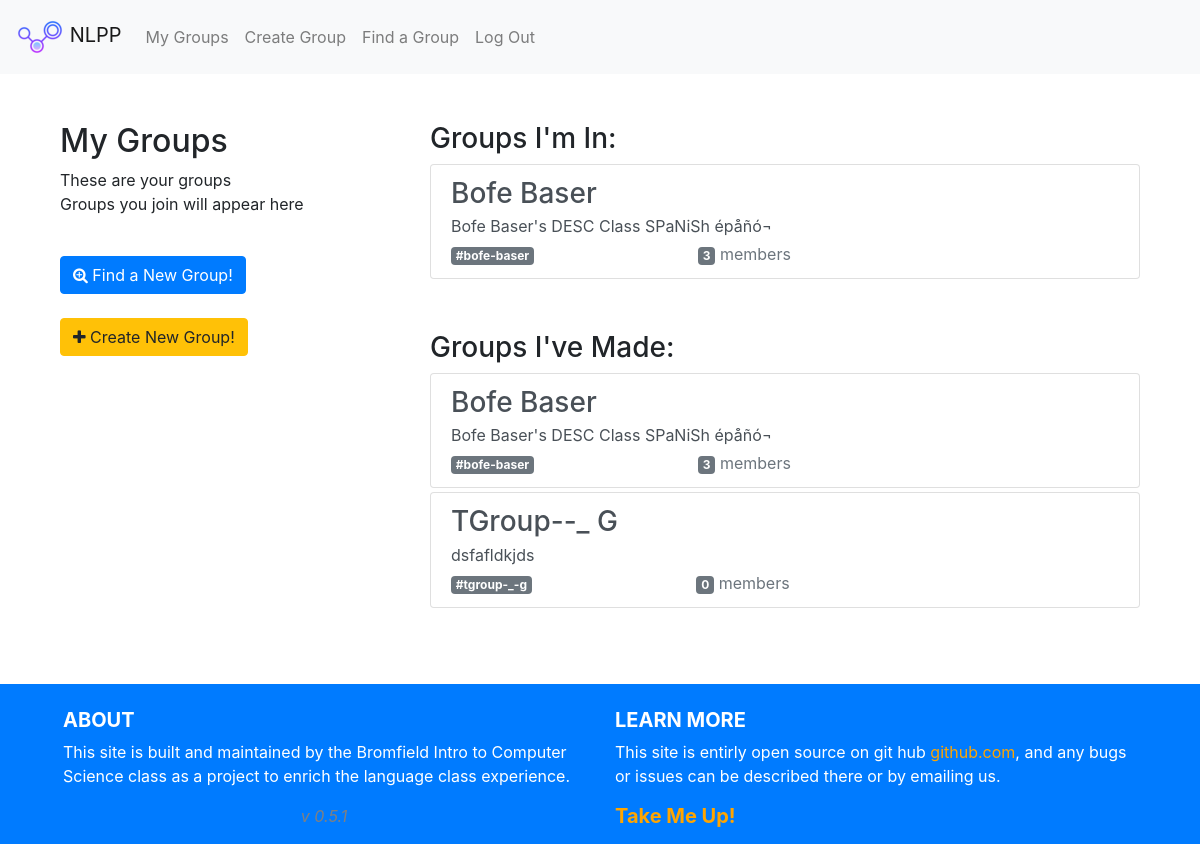
/groups/all/ (signed in), run on the app's committed database.
### groups/models.py (models this page shows, shortened)
class Group(models.Model):
    name = models.CharField(max_length=50, unique=True)
    slug = models.SlugField(allow_unicode=True, unique=True)
    creator = models.ForeignKey(User, related_name="group_owners",on_delete=models.CASCADE)
    description = models.TextField(blank=True, default='')
    members = models.ManyToManyField(User,through="GroupMember")
    creation_date = models.DateTimeField(auto_now=True)
    class Meta:
        ordering = ["name"]

### groups/views.py (the view)
# urls.py: path('all/', views.ListGroups.as_view(), name="all"),
class ListGroups(LoginRequiredMixin, generic.ListView):
    model = Group
    template_name = 'groups/group_list.html'

### groups/templates/groups/group_list.html (shortened to what this page needs)
{% extends "groups/group_base.html" %}
{% load group_extras %}
{% block pregroup %}
<div class="col-md-4">
	<div class="mt-5">
		<h2>My Groups</h2>
			<p>These are your groups <br>
				Groups you join will appear here <br>
			</p>
	</div>
	<a href="{% url 'groups:find' %}" class="btn btn-primary my-4" role="button"><span class="fa fa-search-plus"></span> Find a New Group!</a>
	<a href="{% url 'groups:create' %}" class="btn btn-warning" role="button"><span class="fa fa-plus"></span> Create New Group!</a>
</div>
{% endblock %}
{% block group_content %}
<div class="col-md-8">
	<div class="list-group mt-4">
		<div class="my-4 list-joined-groups">
		<h3> Groups I'm In:</h3>
		{% for group in object_list %}
		{% if user in group.members.all %}
		<div class="my-1">
			<a href="{% url 'groups:single' slug=group.slug %}"
			class="list-group-item list-group-item-action flex-column align-items-start">
				<h3 class="mb-1">{{ group.name }}</h3>
				<p class="mb-1">{{ group.description }}</p>
				<div class="d-flex w-40 justify-content-between">
					<span class="text-muted"><span class="badge badge-secondary">
						#{{ group.slug }}</span></span>
					<span class="text-muted"><span class="badge badge-secondary">
						{{ group.members.count }}</span> member{{group.members.count|pluralize}} </span>
				</div>
			</a>
		</div>
		{% endif %}
		{% endfor %}
	</div>
	<div class="my-4 list-creator-groups">
		<h3> Groups I've Made: </h3>
		{% for group in object_list %}
		{% if user == group.creator %}
		<div class="my-1">
			<a href="{% url 'groups:single' slug=group.slug %}"
			class="list-group-item list-group-item-action flex-column align-items-start">
				<h3 class="mb-1">{{ group.name }}</h3>
				<p class="mb-1">{{ group.description }}</p>
				<div class="d-flex w-40 justify-content-between">
					<span class="text-muted"><span class="badge badge-secondary">
						#{{ group.slug }}</span></span>
					<span class="text-muted"><span class="badge badge-secondary">
						{{ group.members.count }}</span> member{{ group.members.count|pluralize }}</span>
				</div>
			</a>
		</div>
		{% endif %}
		{% endfor %}
	</div>
	</div>
</div>
{% endblock %}

### static/NLPP/css/master.css (style rules this page uses)
html { height:100%; }
body { background-color: #FFFFFF; font-size: 1rem; height:100%; overflow-wrap: break-word; word-wrap: break-word; hyphens: auto; display: flex; flex-direction: column; }
a { color: blue; }

### data on the page
Group: name "Bofe Baser", description "Bofe Baser's DESC Class SPaNiSh épåñó¬", slug "bofe-baser", members.count "3"
Group: name "TGroup--_ G", description "dsfafldkjds", slug "tgroup-_-g", members.count "0"
